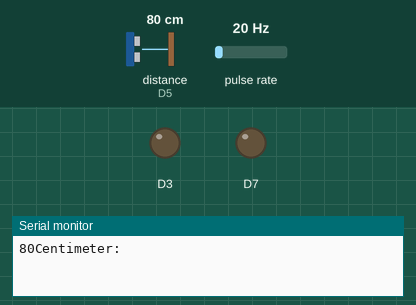
This sketch was run on a simulated ESP8266 (NodeMCU). Shown: output pins drawn as LEDs (lit = HIGH), the last lines printed to the serial monitor. Wiring (inferred from the names in the program): ultrasonic range finder: trigger D4; echo D5; pulse sensor: data D2. The test bench sets the inputs (shaded band); at power-on: distance to the obstacle (sensor on D5) 80 cm, pulse rate 20 Hz. The echo pulse lasts 58.3 µs per cm; WiFi joins after 1.5 s; servers stay silent unless stated; pins used as bus, display or sensor lines are not drawn.

Above: at 1.85 s.
At 5.9 s:
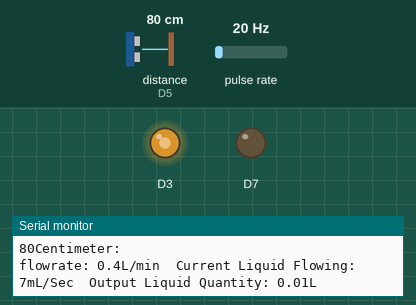
At 10.0 s:
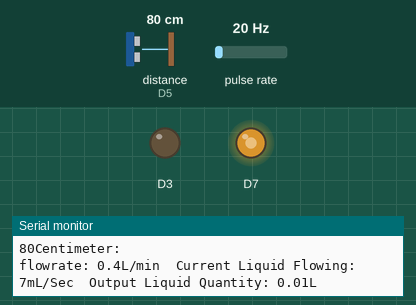
Timing chart, 0 to 11.3 s (numbered marks = the images above):
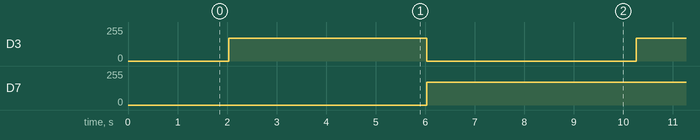

The sketch:

Code_for_STORM_WATER_MANAGEMENT.ino
```cpp
#define TRIGGER D4   //trigger is defined as port D4 of NODEMCU
#define ECHO    D5   //echo is defined as port D4 of NODEMCU
#define PULSE_PIN D2  //gpio4   //gpio13
#define BLYNK_PRINT Serial    // Comment this out to disable prints and save space
#include <ESP8266WiFi.h>
#include <BlynkSimpleEsp8266.h>

// You should get Auth Token in the Blynk App.
// Go to the Project Settings (nut icon).
char auth[] = "3y9MSjEnD2DnzFIu-xBoF6F1g6aNzHba";

// Your WiFi credentials.
// Set password to "" for open networks.
char ssid[] = "Manikanta"; //user name for hotsopt or wifi
char pass[] = "manikanta007"; // password
//declared the type of variables we used in the code

volatile long pulseCount=0;
float calibrationFactor = 4.5;
float flowRate;
unsigned int flowMilliLitres;
unsigned long totalMilliLitres;
float totalLitres;

unsigned long oldTime;

void ICACHE_RAM_ATTR pulseCounter()
{
  pulseCount++;
}
// initialising the pins and values
void setup()
{
  pinMode(D7,OUTPUT);
  pinMode(D3,OUTPUT);
  Serial.begin(9600);
  Blynk.begin(auth, ssid, pass);
  pulseCount        = 0;
  flowRate          = 0.0;
  flowMilliLitres   = 0;
  totalMilliLitres  = 0;
  oldTime           = 0;
 pinMode(TRIGGER, OUTPUT);
  pinMode(ECHO, INPUT);
  pinMode(PULSE_PIN, INPUT);
//  pinMode(PULSE_PIN, INPUT_PULLUP);
//  digitalWrite(PULSE_PIN, HIGH);   ????
  attachInterrupt(PULSE_PIN, pulseCounter, FALLING);
}
// the code to interface flowsensor, ultrasonicsensor, dc motor to nodemcu.
void loop()
{
  // the below is the code for ultrasonic sensor.
  long duration, distance;
  digitalWrite(TRIGGER, LOW);
  delayMicroseconds(2);

  digitalWrite(TRIGGER, HIGH);
  delayMicroseconds(10);

  digitalWrite(TRIGGER, LOW);
  duration = pulseIn(ECHO, HIGH);
  distance = (duration/2) / 29.1; // logic to know the distance.
  Blynk.virtualWrite(V0,distance);// to know the height of water level in mobile through blynk app.


  Serial.print(distance);
  Serial.println("Centimeter:");
   delay(200);
  Blynk.run();
   // the following is the code for flow sensor.
   if((millis() - oldTime) > 1000)    // Only process counters once per second.
   {
    detachInterrupt(PULSE_PIN);
    flowRate = ((1000.0 / (millis() - oldTime)) * pulseCount) / calibrationFactor;
    oldTime = millis();
    flowMilliLitres = (flowRate / 60) * 1000;
    totalMilliLitres += flowMilliLitres;
    totalLitres = totalMilliLitres * 0.001;
    unsigned int frac;
    Serial.print("flowrate: ");
    Serial.print(int(flowRate));  // Print the integer part of the variable
    Serial.print(".");             // Print the decimal point
    frac = (flowRate - int(flowRate)) * 10;
    Serial.print(frac, DEC) ;      // Print the fractional part of the variable
    Serial.print("L/min");
    Blynk.virtualWrite(V1,flowRate);
    // comment the below code if there is no need of quantity of liquid flow
    Serial.print("  Current Liquid Flowing: ");             // Output separator
    Serial.print(flowMilliLitres);
    Serial.print("mL/Sec");
    Serial.print("  Output Liquid Quantity: ");             // Output separator
    Serial.print(totalLitres);
    Serial.println("L");// comment till here.

    pulseCount = 0;

    attachInterrupt(PULSE_PIN, pulseCounter, FALLING);
    Blynk.run();
    if(flowRate==0) // when there is no flow i.e flowrate=0 the motor starts rotating
    // the motor to rotate in clokwise direction
    analogWrite(D7,0);
    analogWrite(D3,170);
    delay(4000);
     // the motor to rotate in anticlokwise direction i.e to comeback initial position
    analogWrite(D7,170);
    analogWrite(D3,0);

    delay(4000);


  }


}
```

Measured:
- by itself, D3: alternates 170/255 for 4.0 s and 0/255 for 4.2 s
- by itself, D7: 0/255 → 170/255 at 6.0 s
